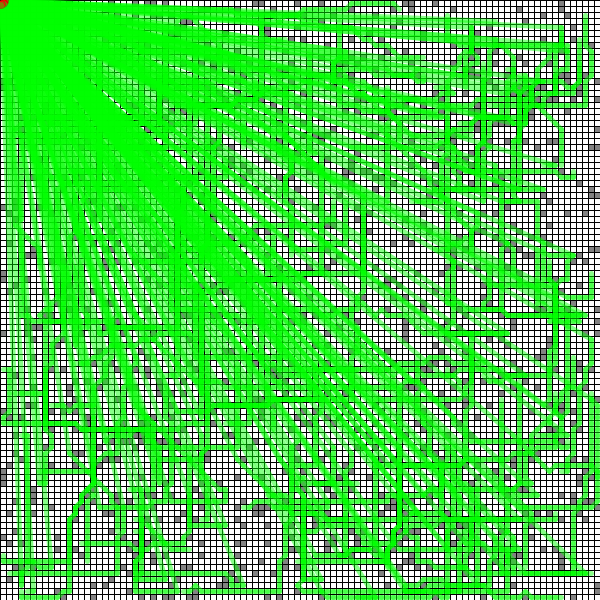
Frame 1 (no input)
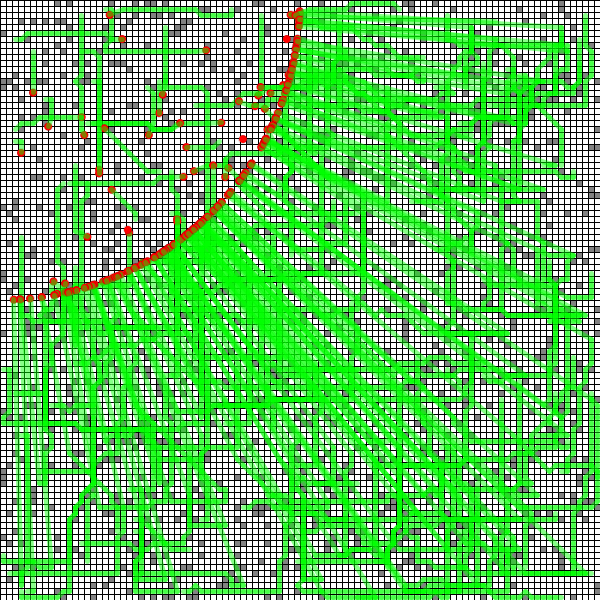
Frame 60 (the mouse pressed at the canvas centre just before this capture)
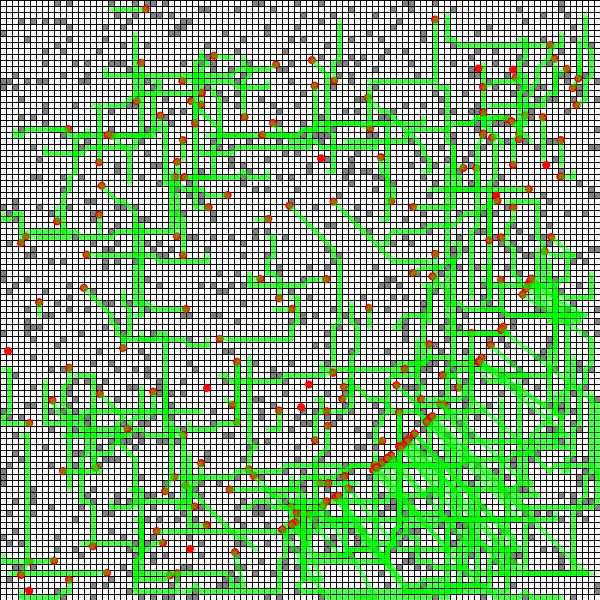
Frame 120 (the mouse held since frame 60 and released just before this capture)

The Processing sketch that drew these frames (run headless with seeded random() and noise(); from frame 60 on, the mouse is pressed at the canvas centre):

// Processing sketch: main
// ── main.pde
Map map;
AiManager AiManager;

Entity[] entitys;
int entityAmount = 200; 

void setup(){
  size(600,600);
  
  map = new Map(100,100);
  AiManager = new AiManager();
  
  entitys = new Entity[entityAmount];
  for(int i = 0; i < entityAmount; i++){
    entitys[i] = new Entity(i);
    AiManager.addAiListener(entitys[i]);
  }
}

void draw(){
  background(255);
  
  map.update();
  map.show();
  
  AiManager.update(map);
  AiManager.show();
}
// ── aiagent.pde

public enum AiAgentState{
  None, Init, Error, WaitingForPath, Walking
}

class AiAgent{

  AiAgentState state;
  
  Queue<Tile> _path;
  Tile _currentTile;
  
  float speed;
  
  PVector position;
  PVector velocity;
  PVector acceleration;
  
  public AiAgent(float speed){
    this.state = AiAgentState.Init;
    this._path = new ArrayDeque();
    
    this.speed = speed;
    
    this.position = new PVector();
    this.velocity = new PVector();
    this.acceleration = new PVector();
  }
  
  public void update(){
    if(state == AiAgentState.Walking && !_path.isEmpty()){
      Tile t = _path.peek();
      PVector dir = PVector.sub(t.getPosition(), position);
      
      dir.normalize();
      dir.mult(speed);
      
      acceleration = dir;
      position.add(acceleration);
      
      if(PVector.dist(position, t.getPosition()) < 3){
        _currentTile = _path.poll();
        
        if(_path.isEmpty()){
          state = AiAgentState.WaitingForPath;
        }
      }
    }
    
    if(state == AiAgentState.Walking && _path.isEmpty()){
      state = AiAgentState.Error;
      print("Entity got in the Error state!\n");
    }
  }
  
  public void show(){
    pushStyle();
    fill(255,0,0);
    strokeWeight(0);
    stroke(0);
    ellipse(position.x, position.y, 8, 8);
    popStyle();
    
    this.drawPathLine();
  }
  
  void drawPathLine(){
    pushStyle();
    strokeWeight(5);
    stroke(0,255,0, 120);
    
    Tile[] temp = new Tile[_path.size()];
    Tile[] _drawPath = _path.toArray(temp);
    PVector s = this.position;
    for(int i = 1; i < _drawPath.length; i++){
      Tile t = _drawPath[i];
      PVector e = t.getPosition();
      line(s.x, s.y, e.x, e.y);
      s = e;
    }
    
    popStyle();
  }
  
  public void setPath(Queue<Tile> _path){
    this._path.clear();
    this._path = _path;
  }
  
  public Tile getCurrentTile(){
    return _currentTile;
  }

} 
// ── aicalculator.pde
import java.util.Queue;
import java.util.ArrayDeque;

class AiCalculator{

  public AiCalculator(){
  }
  
  public Queue<Tile> getPath(Tile start, Tile end, Map map){ // <-- get a path from a set pos to a set pos
    return this.calculateSetPath(start, end, map);
  }
  
  public Queue<Tile> getPath(Tile start, Map map){ // <-- get a path from a set pos to a random pos
    Tile end = map.getRandomWalkableTile();
    return this.calculateSetPath(start, end, map);
  }
  
  public Queue<Tile> getPath(Tile start, float range, Map map){
    ArrayList<Tile> list = map.getAllWalkableTiles();
    ArrayList<Tile> inRangeList = new ArrayList<Tile>();
    
    for(int i = 0; i < list.size(); i++){
      Tile t = list.get(i);
      if(PVector.dist(start.getPosition(), t.getPosition()) <= range){
        inRangeList.add(t);
      }
    }
    
    int rand = floor(random(0, inRangeList.size()-1));
    return this.calculateSetPath(start, inRangeList.get(rand), map);
  }
  
  private Queue<Tile> calculateSetPath(Tile start, Tile end, Map map){
    //print("yeah im starting to calculate\n");
    
    ArrayList<Tile> open = new ArrayList<Tile>();
    ArrayList<Tile> closed = new ArrayList<Tile>();
    
    open.add(start);
    while(open.size() > 0){
      Tile current = null;
      
      // get lowest fCost tile
      float fCost = -1;
      for(Tile t : open){
        if(t.fCost <= fCost || fCost == -1){
          fCost = t.fCost;
          current = t;
        }
      }
      
      if(current == null){
        continue; // <-- this should never be the case
      }
      
      // remove current from open and add it to closed
      open.remove(current);
      closed.add(current);
      
      if(current == end){
        break; // <-- we found the end
      }
      
      // get all the neigbour tiles of current and loop throug them
      ArrayList<Tile> neighbours = this.getNeighbours(current, map);
      for(Tile n : neighbours){
        
        // check if in closed or not walkable
        if(closed.contains(n) || !n.isWalkable){
          continue;
        }
        
        // calculate if these tiles are good to move to
        int costToNeighbour = current.gCost + this.getDistance(current, n);
        if(current.gCost < costToNeighbour || !open.contains(n)){
          n.gCost = costToNeighbour;
          n.hCost = this.getDistance(n, end);
          n.fCost = costToNeighbour + this.getDistance(n, end);
          n.parent = current;

          if (!open.contains(n)) {
              open.add(n);
          }
        }
      }
    }
    
    ArrayList<Tile> path = new ArrayList<Tile>();
    Tile current = end;
    
    while(current != start){
      path.add(current);
      current = current.parent;
    }
    
    return this.flipArrayListToQueue(path);
  }
  
  private ArrayList<Tile> getNeighbours(Tile t, Map map){ // <-- remove all the if statements and use two for loops
    ArrayList<Tile> neighbours = new ArrayList<Tile>();
    
    Tile[] grid = map.getAllTiles();
    
    int x = t.gridX();
    int y = t.gridY();
    
    int gridMaxX = map.getMapSizeX();
    int gridMaxY = map.getMapSizeY();
    
    for(int loopY = y-1; loopY <= y+1; loopY++){
      for(int loopX = x-1; loopX <= x+1; loopX++){
        if(loopY < 0 || loopY >= gridMaxY || loopX < 0 || loopX >= gridMaxX){
          continue;
        }
        Tile n = grid[vectorToIndex(loopX, loopY, gridMaxX)];
        neighbours.add(n);
      }
    }
    
    return neighbours;
  }
  
  private int getDistance(Tile from, Tile to){
    int x = from.gridX() - to.gridX();
    int y = from.gridY() - to.gridY();
  
    if (x < 0)
        x *= -1;
  
    if (y < 0)
        y *= -1;
  
    return 14 * y + 10 * (x - y);
  }
  
  private int vectorToIndex(int x, int y, int arrayWidth){
    return (y * arrayWidth) + x;
  }
  
  private ArrayList<Tile> flipArrayList(ArrayList<Tile> list){
    ArrayList<Tile> newlist = new ArrayList<Tile>();
    for(int i = list.size()-1; i >= 0; i--){
      newlist.add(list.get(i));
    }
    return newlist;
  }
  
  private Queue<Tile> flipArrayListToQueue(ArrayList<Tile> list){
    Queue<Tile> newlist = new ArrayDeque<Tile>();
    for(int i = list.size()-1; i >= 0; i--){
      newlist.add(list.get(i));
    }
    return newlist;
  }
  
}
// ── aimanager.pde
import java.util.Queue;
import java.util.ArrayDeque;

class AiManager{
  AiCalculator AIC;
  ArrayList<Entity> aiListeners;
  
  int range = 200;
  
  private AiManager(){
    aiListeners = new ArrayList<Entity>();
    AIC = new AiCalculator();
  }
  
  public void update(Map map){
    for(int i = 0; i < aiListeners.size(); i++){
      Entity e = aiListeners.get(i);
      
      Tile t = null;
      switch(e.state){
        case None:
          break;
        case Init:
          t = map.getRandomWalkableTile();
          //e._currentTile = t;
          //e.position = t.getPosition();
          e.setPath(AIC.getPath(t, range, map));
          e.state = EntityState.Walking;
          break;
        case Error:
          t = map.getRandomWalkableTile();
          e.setPath(AIC.getPath(t, range, map));
          e.state = EntityState.Walking;
          break;
        case WaitingForPath:
          e.setPath(AIC.getPath(e.getCurrentTile(), range, map));
          e.state = EntityState.Walking;
          break;
        case Walking:
          break;
      }
      
    }
  }
  
  public void show(){
    for (int i = 0; i < aiListeners.size(); i++){
      Entity e = aiListeners.get(i);
      
      e.update();
      e.show();
    }
  }
  
  public void addAiListener(Entity e){
    if(e == null || aiListeners.contains(e)){
      print("You are trying to add a new AiListener: it is either null or already in the list! Entity: (" + e + ")");
      return;
    }
    
    aiListeners.add(e);
  }
  
  public void removeAiListener(Entity e){
    if(e == null || !aiListeners.contains(e)){
        print("You are trying to remove a AiListener: it is either null or not in the list! Entity: (" + e + ")");
        return;
    }
    
    aiListeners.remove(e);
  }
}
// ── body.pde

class Body{
  Property health;
  Property hunger;
  Property speed;
  Property strength;
  Property happiness;
  
  public Body(){
    health = new Property(0, 100);
    hunger = new Property(0, 100);
    
    speed = new Property(2, 10);
    strength = new Property(2, 10);
    
    happiness = new Property(0, 100);
  }
  
  public boolean isDeath(){
    if(health.isMin()){
      return true;
    }
    return false;
  }
  
}
// ── entity.pde
import java.util.Queue;
import java.util.ArrayDeque;

public enum EntityState{
  None, Init, Error, WaitingForPath, Walking
}

class Entity{
  EntityState state;
  int _id = 0;
  
  Queue<Tile> _path;
  Tile _currentTile;
  
  PVector position;
  PVector velocity;
  PVector acceleration;
  
  public Entity(int _id){
    this._id = _id;
    
    state = EntityState.Init;
    _path = new ArrayDeque();
    
    position = new PVector();
    velocity = new PVector();
    acceleration = new PVector();
  }
  
  public void update(){
    if(state == EntityState.Walking && !_path.isEmpty()){
      Tile t = _path.peek();
      PVector dir = PVector.sub(t.getPosition(), position);
      
      dir.normalize();
      dir.mult(5.0f);
      
      acceleration = dir;
      position.add(acceleration);
      
      if(PVector.dist(position, t.getPosition()) < 3){
        _currentTile = _path.poll();
        
        if(_path.isEmpty()){
          state = EntityState.WaitingForPath;
        }
      }
    }
    
    if(state == EntityState.Walking && _path.isEmpty()){
      state = EntityState.Error;
      print("Entity (" + _id + ") got in the Error state!\n");
    }
  }
  
  public void show(){
    pushStyle();
    fill(255,0,0);
    strokeWeight(0);
    stroke(0);
    ellipse(position.x, position.y, 8, 8);
    popStyle();
    
    pushStyle();
    strokeWeight(5);
    stroke(0,255,0, 120);
    this.drawPathLine();
    popStyle();
  }
  
  public void drawPathLine(){
    Tile[] temp = new Tile[_path.size()];
    Tile[] _drawPath = _path.toArray(temp);
    PVector s = this.position;
    for(int i = 1; i < _drawPath.length; i++){
      Tile t = _drawPath[i];
      PVector e = t.getPosition();
      line(s.x, s.y, e.x, e.y);
      s = e;
    }
  }
  
  public void setPath(Queue<Tile> _path){
    this._path.clear();
    this._path = _path;
  }
  
  public Tile getCurrentTile(){
    return _currentTile;
  }
}
// ── food.pde

class Food extends NormalItem{

  float feedAmount;
  
  public Food(float amount){
    this.feedAmount = amount;
  }
  
  public boolean use(Body body){
    body.hunger.add(feedAmount);
    return true;
  }
  
}
// ── item.pde

class Item{
 
  public Item(){
  }
  
  public boolean use(Body body){
    return true;
  }

}
// ── map.pde
class Map{
  
  Tile[] _tiles;
  
  ArrayList<Tile> _walkableTiles;
  ArrayList<Tile> _unwalkableTiles;
  
  int _mapWidth;
  int _mapHeight;
  
  int _tileWidth;
  int _tileHeight;

  public Map(int _width, int _height){
    _walkableTiles = new ArrayList<Tile>();
    _unwalkableTiles = new ArrayList<Tile>();
    
    // set map size
    this._mapWidth = _width;
    this._mapHeight = _height;
    
    // set tile size
    this._tileWidth = width / _width;
    this._tileHeight = height / _height;
    
    this.generateMap();
  }
  
  private void generateMap(){
    // init tiles
    _tiles = new Tile[_mapWidth*_mapHeight];
    
    for(int y = 0; y < _mapHeight; y++){
      for(int x = 0; x < _mapWidth; x++){
        int index = (y * _mapWidth) + x;
        
        int posY = y * _tileHeight;
        int posX = x * _tileWidth;
        
        _tiles[index] = new Tile(x, y, posX, posY, _tileWidth, _tileHeight);
        
        if(random(100) <= 10 ){//&& _mapWidth*_mapHeight > index){
          _tiles[index].isWalkable = false;
          _unwalkableTiles.add(_tiles[index]);
        }else{
          _walkableTiles.add(_tiles[index]);
        }
      }
    }
  }
  
  public void update(){
    // create new things for the ai to do / survive
  }
  
  public void show(){
    for(int i = 0; i < _tiles.length; i++){
      _tiles[i].update();
      _tiles[i].show();
    }
  }
  
  public int getMapSizeX(){
    return _mapWidth;
  }
  
  public int getMapSizeY(){
    return _mapHeight;
  }
  
  public Tile[] getAllTiles(){
    return _tiles;
  }
  
  public Tile getRandomTile(){
    int rand = floor(random(0, _tiles.length-1));
    return _tiles[rand];
  }
  
  public ArrayList<Tile> getAllWalkableTiles(){
    return _walkableTiles;
  }
  
  public ArrayList<Tile> getAllUnWalkableTiles(){
    return _unwalkableTiles;
  }
  
  public Tile getRandomWalkableTile(){
    int rand = floor(random(0, _walkableTiles.size()-1));
    return _walkableTiles.get(rand);
  }
  
  public Tile getRandomUnWalkableTile(){
    int rand = floor(random(0, _unwalkableTiles.size()-1));
    return _unwalkableTiles.get(rand);
  }
  
}
// ── normalitem.pde

class NormalItem extends Item{

  public NormalItem(){
    super(); 
  }
  
  public boolean use(Body body){
    return super.use(body);
  }

}
// ── property.pde

class Property{

  private float _min;
  private float _max;
  private float _current;
  
  public Property(float min, float max, float current){
    this._min = min;
    this._max = max;
    this._current = current;
  }
  public Property(float min, float max){
    this._min = min;
    this._max = max;
    this._current = max;
  }
  
  public float value(){
    return _current;
  }
  
  public void add(float value){
    _current += value;
    this._limit();
    
    method("sub");
  }
  
  public void sub(float value){
    _current -= value;
    this._limit();
  }
  
  public void forceMin(){
    _current = _min;
  }
  public void forceMax(){
    _current = _max;
  }
  
  public float min(){
    return _min;
  }
  public float max(){
    return _max;
  }
  
  public boolean isMin(){
    return _current == _min;
  }
  public boolean isMax(){
    return _current == _max;
  }
  public boolean notMinNotMax(){
    return !isMin() && !isMax();
  }
  
  public String string(){
    return "" + _current;
  }
  public void cout(){
    print("Value: [" + _current + "] min: [" + _min + "] max: [" + _max + "]");
  }
  
  private void _limit(){
    _current = _current < _min ? _min : _current > _max ? _max : _current;
  }
  
}
// ── tile.pde
class Tile {

  PVector position;
  int _x;
  int _y;
  
  int _gridX;
  int _gridY;

  int _width;
  int _height;

  Boolean isWalkable = true; // is this tile walkable
  Tile parent = null; // the parent of this tile
  
  int gCost; // dis from start to tile
  int hCost; // dis from end to tile
  int fCost; // gCost + hCost
  
  color DEBUGCOLOR;
  
  public Tile(int _gX, int _gY, int _x, int _y, int _width, int _height) {
    // set tile grid postition
    this._gridX = _gX;
    this._gridY = _gY;
    
    // set tile position
    this.position = new PVector(_x + _width/2, _y + _height/2);
    this._x = _x;
    this._y = _y;

    // set tile size
    this._width = _width;
    this._height = _height;
    
    DEBUGCOLOR = color(255);
  }
  
  public void update() {
  }
  
  public void show() {
    
    if(!this.isWalkable){
      fill(130);
    }else{
      fill(DEBUGCOLOR);
    }
    
    stroke(0);
    rect(_x, _y, _width, _height);
  }

  public PVector getPosition(){
    return position;
  }

  public int gridX() {
    return _gridX;
  }

  public int gridY() {
    return _gridY;
  }
}
